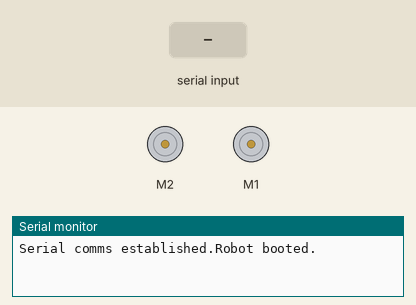
This sketch was run on a simulated Arduino Uno, built with avr-gcc and run on an emulated ATmega328P. Parts: 2 × DC motor (green arrow = forward, orange = backward, longer = faster), the last lines printed to the serial monitor. The test bench sets the inputs (shaded band).

Above: at 1.2 s.
1.3 s: "w" received over Serial
At 2.1 s:
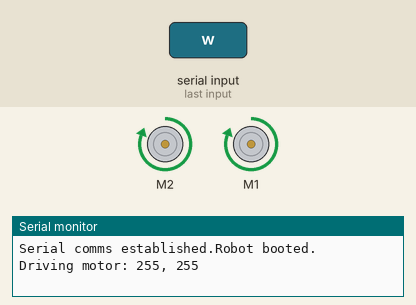
2.8 s: "s" received over Serial
At 3.3 s:
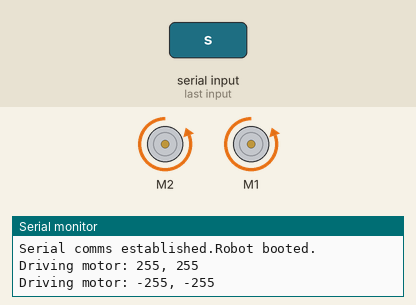
4.3 s: "a" received over Serial
At 5.5 s:
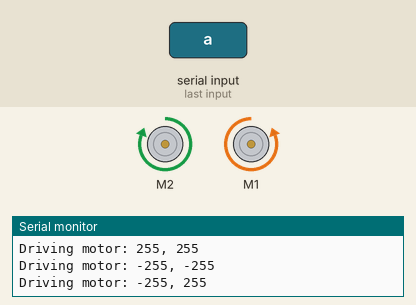
5.8 s: "d" received over Serial
At 6.8 s:
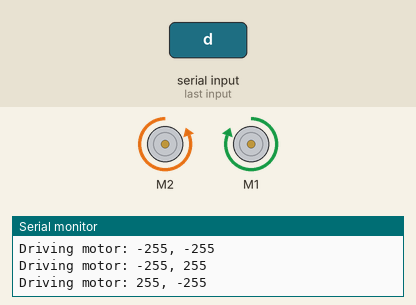
7.3 s: "W" received over Serial
At 7.9 s:
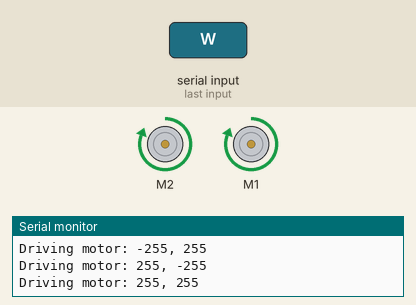
8.8 s: "S" received over Serial
At 10.2 s:
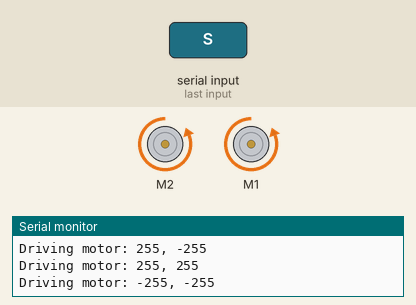
Timing chart, 0 to 11.3 s (numbered marks = the images above; inputs shaded):
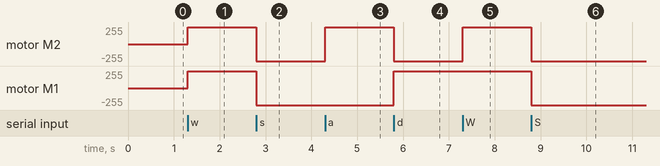

Measured:
- after the input at 1.3 s, motor M2, motor M1: stopped → forward 255/255 at once
- after the input at 2.8 s, motor M2, motor M1: forward 255/255 → backward 255/255 at once
- after the input at 4.3 s, motor M2: backward 255/255 → forward 255/255 at once
- after the input at 5.8 s, motor M2: forward 255/255 → backward 255/255 at once; motor M1: backward 255/255 → forward 255/255 at once
- after the input at 7.3 s, motor M2: backward 255/255 → forward 255/255 at once
- after the input at 8.8 s, motor M2, motor M1: forward 255/255 → backward 255/255 at once

The sketch:

BaseBabyBot.ino
```cpp
#include <AFMotor.h> // See https://learn.adafruit.com/adafruit-motor-shield/af-dcmotor-class for docs on this library

AF_DCMotor motorL(1);
AF_DCMotor motorR(2);

void setup() {
  Serial.begin(9600);
  Serial.print("Serial comms established.");

  motorR.setSpeed(0);
  motorR.run(FORWARD);
  motorL.setSpeed(0);
  motorL.run(FORWARD);

  Serial.println("Robot booted.");
}

void loop() {
  while(Serial.available()) {
    int input = Serial.read();
    if(input == 'w' || input == 'W') {
        drive(255, 255);  // w = forward
    }
    else if(input == 's' || input == 'S') {
      drive(-255, -255);  // s = back
    }
    else if(input == 'a' || input == 'A') {
      drive(-255, 255);  // a = hard left (both wheels)
    }
    else if(input == 'd' || input == 'D' ) {
      drive(255, -255);  // d = hard right (both wheels)
    }
  }
}

void drive(int speedL, int speedR) {
  Serial.print("Driving motor: ");
  Serial.print(speedL);
  Serial.print(", ");
  Serial.println(speedR);

  // For the left motor...
  if (speedL > 0) {       // If speedL is positive, then...
    motorL.run(FORWARD);  // set the left motor to run forward.
  } else {                // Otherwise it must be negative or 0, so...
    speedL = -speedL;     // make speedL positive instead and...
    motorL.run(BACKWARD); // set the left motor to run backward.
  }
  motorL.setSpeed(speedL); // Either way, set the speed based on the number given.


  // For the right motor...
  if (speedR > 0) {       // If speedR is positive, then...
    motorR.run(FORWARD);  // set the right motor to run forward.
  } else {                // Otherwise it must be negative or 0, so...
    speedR = -speedR;     // make speedR positive instead and...
    motorR.run(BACKWARD); // set the right motor to run backward.
  }
  motorR.setSpeed(speedR); // Either way, set the speed based on the number given.
}
```
